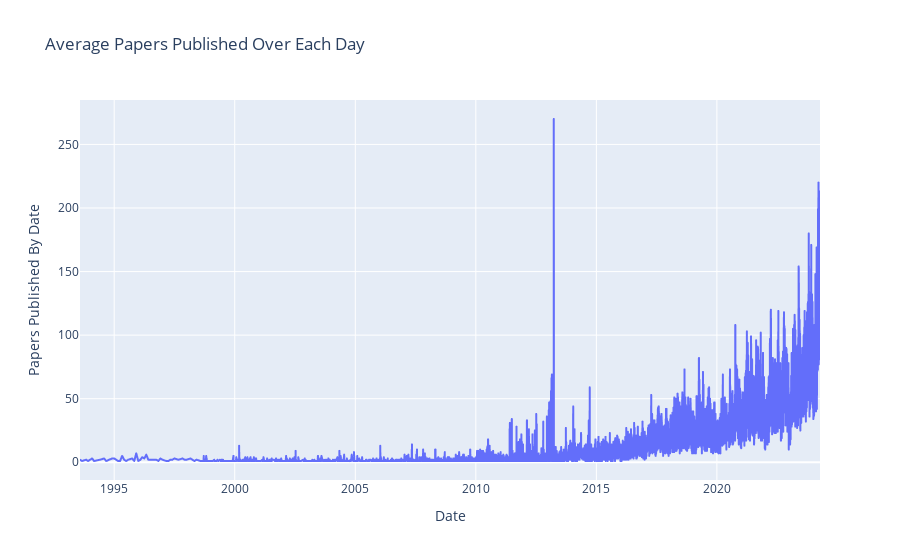

The code cell stored with this chart in its notebook:
### Code cell
papers_published_over_days=data.groupby(['Date']).size().reset_index().rename(columns={0:'Papers Published By Date'})
fig_two = px.line(x="Date",y="Papers Published By Date",data_frame=papers_published_over_days,title="Average Papers Published Over Each Day")
fig_two.show()

### Figure 1 — Plotly figure (JSON) as saved in the notebook; plotly's stock layout.template omitted (floating-point values rounded to 4 significant figures; data arrays with more than 128 entries replaced by an {"elided": "..."} marker saying what was removed)
{"data": [{"hovertemplate": "Date=%{x}<br>Papers Published By Date=%{y}<extra></extra>", "legendgroup": "", "line": {"color": "#636efa", "dash": "solid"}, "marker": {"symbol": "circle"}, "mode": "lines", "name": "", "showlegend": false, "type": "scattergl", "x": {"elided": "6211 str values"}, "xaxis": "x", "y": {"elided": "6211 int values"}, "yaxis": "y"}], "layout": {"legend": {"tracegroupgap": 0}, "title": {"text": "Average Papers Published Over Each Day"}, "xaxis": {"anchor": "y", "domain": [0, 1], "title": {"text": "Date"}}, "yaxis": {"anchor": "x", "domain": [0, 1], "title": {"text": "Papers Published By Date"}}}}
